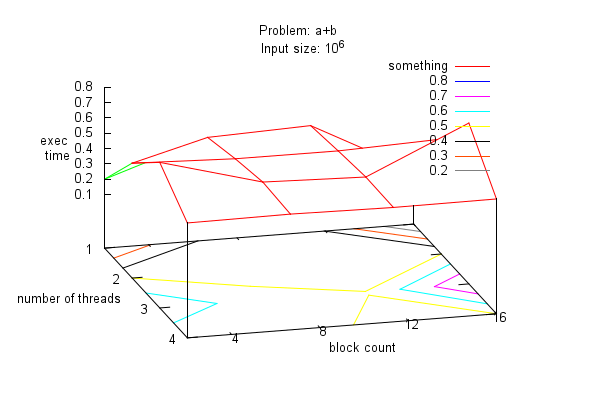

Here is the gnuplot script that generated this plot:
#!/usr/bin/gnuplot -persist

# Sets output png and fonts
set terminal pngcairo enhanced font "arial,10" fontscale 1.0 size 600, 400 
set output 'type1.png'

# Set title
set title "Problem: a+b \n Input size: 10^6"

# Axis labels
set zlabel  "exec \n time"
set xlabel "number of threads"
set ylabel "block count"

set xtics border 0,1,5			# X tics
set ytics border 0,4,16			# Y tics

set view 60,75				# Set angle of view
set dgrid3d 4,4				# set a 3D grid with 4by4 vertices

# sets contour the things on the ground
set contour
set cntrparam levels 10
set cntrparam levels incremental 0, 0.1, 1

# sets coloured graph scene
# set pm3d

set hidden3d				# Hides data that can't be seen from view point

# PLOT THE GRAPH
splot "data.dat" using 1:2:3 title "something" with lines
